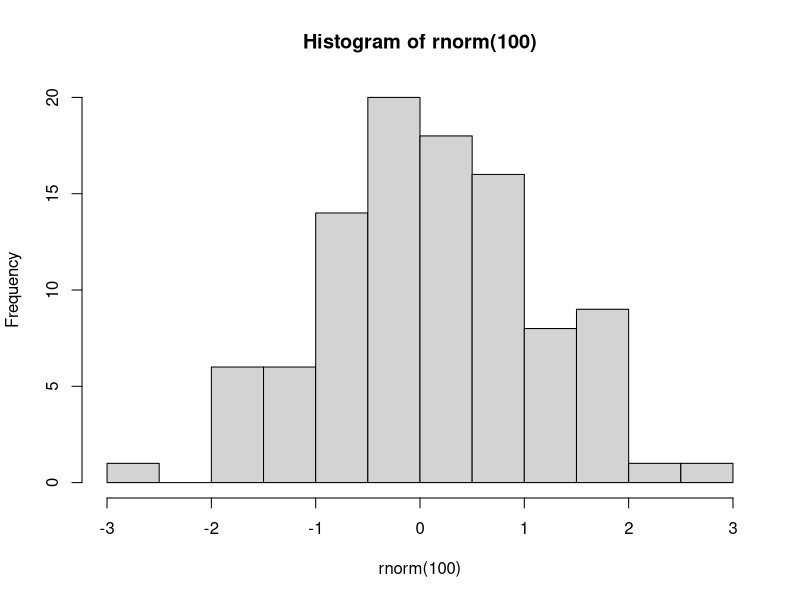

Generate this figure with R:
pdf("xh.pdf")  # set graphical output file
hist(rnorm(100))  # generate 100 N(0,1) variates and plot their histogram
dev.off()  # close the graphical output file
